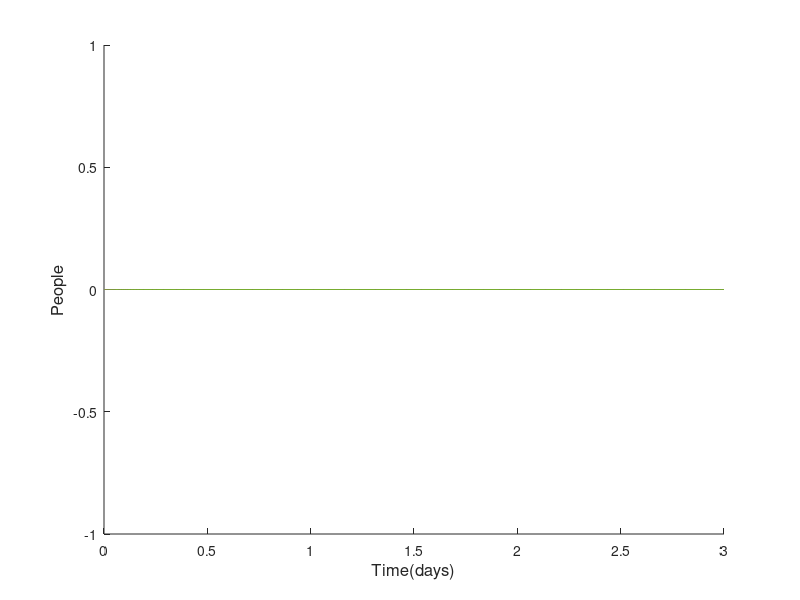

The MATLAB script that drew this image:
function ProjectModel
clear all
close all
clc

% Declare rates
beta1 = 0;
beta2 = 0;
alpha1 = 0;
alpha2 = 0;
eta1 = 0;
eta2 = 0;
sigma1 = 0;
sigma2 = 0;
gamma1 = 0;
gamma2 = 0;
x1 = 0;
x2 = 0;

% Declare proportions
p1 = 0;
p2 = 0;
m1 = 0;
m2 = 0;
c1 = 0;
c2 = 0;

% Declare initial size of classes
S = 0;
E1 = 0;
E2 = 0;
I1 = 0;
I2 = 0;
A1 = 0;
A2 = 0;
H1 = 0;
H2 = 0;
D1 = 0;
D2 = 0;
R = 0;
T = 3;

% Define the model
function dy = SEIAHDR(t, y, beta1, beta2, eta1, eta2, sigma1, sigma2, gamma1, gamma2, alpha1, alpha2, x1, x2, p1, p2, m1, m2, c1, c2)
    dy = zeros(12, 1); % Store the derivatives
    x1 = y(6); % x1 term
    x2 = y(7); % x2 term
    dy(1) = -beta1 * x1 * y(1) - beta2 * x2; % S term
    dy(2)  = beta1 * x1 * y(1) - eta1 * y(2); % E1 term
    dy(3) = beta2 * x2 * y(1) - eta2 * y(3); % E2 term
    dy(4) = eta1 * (1 - p1) * y(2) - alpha1 * y(4); % A1 term
    dy(5) = eta2 * (1-p2) * y(3) - alpha2 * y(5); % A2 term
    dy(6) = p1 * eta1 * y(2) - sigma1 * y(6); % I1 term
    dy(7) = p2 * eta2 * y(3) - sigma2 * y(7); % I2 term
    dy(8) = c1 * sigma1 - gamma1 * y(8); % H1 term
    dy(9) = c2 * sigma2 - gamma2 * y(9); % H2 term
    dy(10) = m1 * gamma1 * y(10); % D1 term
    dy(11) = m2 * gamma2 * y(11); % D2 term
    dy(12) = (1 - m1) * gamma1 * y(8) + (1 - c1) * sigma1 * y(6) + sigma1 * y(4) + (1 - m2) * gamma2 * y(9) + (1 - c2) * sigma2 * y(7) + sigma2 + y(5); % R term

end

% use Matlab built-in function to calculate the solutions
[sim_t, sim_y] = ode45(@(t,y)(SEIAHDR(t,y,beta1, beta2, eta1, eta2, sigma1, sigma2, gamma1, gamma2, alpha1, alpha2, x1, x2, p1, p2, m1, m2, c1, c2)),[0 T],[S;E1;E2;A1;A2;I1;I2;H1;H2;D1;D2;R]);
sim_S = sim_y(:,1);
sim_E1 = sim_y(:,2);
sim_E2 = sim_y(:,3);
sim_A1 = sim_y(:,4);
sim_A2 = sim_y(:,5);
sim_I1 = sim_y(:,6);
sim_I2 = sim_y(:,7);
sim_H1 = sim_y(:,8);
sim_H2 = sim_y(:,9);
sim_D1 = sim_y(:,10);
sim_D2 = sim_y(:,11);
sim_R = sim_y(:,12);

figure; hold on;
plot(sim_t, sim_S, 'linewidth',.5);
plot(sim_t, sim_E1, 'linewidth',.5);
plot(sim_t, sim_E2, 'linewidth',.5);
plot(sim_t, sim_A1, 'linewidth',.5);
plot(sim_t, sim_A2, 'linewidth',.5);
plot(sim_t, sim_I1, 'linewidth',.5);
plot(sim_t, sim_I2, 'linewidth',.5);
plot(sim_t, sim_H1, 'linewidth',.5);
plot(sim_t, sim_H2, 'linewidth',.5);
plot(sim_t, sim_D1, 'linewidth',.5);
plot(sim_t, sim_D2, 'linewidth',.5);
plot(sim_t, sim_R, 'linewidth',.5);
% legend({'simulation S(t)','simulation E(t)','simulation I(t)','simulation R(t)'},'FontSize',12)
xlabel('Time(days)','FontSize',12);
ylabel('People','FontSize',12);
end
